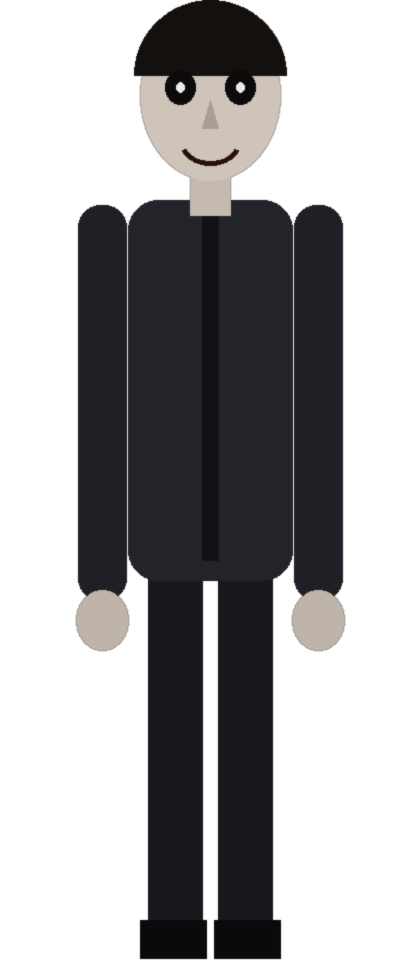
#> input picture tools/placeholder_person.png, 420 x 960 px
$ python make_character.py placeholder_person.png
#> lines starting #> are read from the running program, lines starting #| are printed output that depends on the picture; after the words box and inside, x2 and y2 are one past the last pixel; in counts of white or black regions, pixels touching at a corner belong together
#!/usr/bin/env python3
"""
make_character.py - turn a photo of a person into the Knocker's 3D model.

    python tools/make_character.py my_photo.png
    python tools/make_character.py my_photo.jpg --remove-bg        (needs: pip install rembg onnxruntime)

Input : a photo. Best is a full-body, front-facing photo with a transparent background
        (PNG). With --remove-bg the background is cut out automatically.
Output: (written straight into the mod's resources)
    assets/myknocker/textures/entity/knocker.png      the photo atlas (front + back + edge colour)
    assets/myknocker/geo/knocker.geo.json             3D model: the silhouette extruded into blocks
    assets/myknocker/animations/knocker.animation.json idle / walk / run / attack
    assets/myknocker/textures/gui/jumpscare.png       256x256 face used by the jumpscare
    src/main/java/com/myknocker/KnockerSize.java      hitbox that matches the model

How the model works: the cut-out figure is sliced into a grid; every row of the silhouette
becomes a few thin boxes. The FRONT of every box shows your photo, so the face is fully visible.
Boxes in the middle of the body are thicker than at the edges, so it looks rounded, not flat.
The back shows a darkened, blurred mirror image (nobody needs to see the back of your head).

Useful options:
    --height 2.4        character height in blocks
    --depth 7           maximum body thickness in model units (16 units = 1 block)
    --head 0.17         share of the image height that is the head (full body ~0.15-0.18;
                        for a portrait/bust photo use 0.45)
    --rows 96           vertical detail of the model (more rows = more boxes)
    --tex-height 768    texture height in pixels (face sharpness)
"""
import argparse
import json
import math
import os
import sys

import numpy as np
from PIL import Image, ImageEnhance, ImageFilter

ROOT = os.path.abspath(os.path.join(os.path.dirname(__file__), ".."))
RES = os.path.join(ROOT, "src", "main", "resources", "assets", "myknocker")
JAVA_SIZE = os.path.join(ROOT, "src", "main", "java", "com", "myknocker", "KnockerSize.java")


# --------------------------------------------------------------------------- image prep

def load_cutout(path, remove_bg):
    img = Image.open(path).convert("RGBA")
    alpha = np.array(img)[:, :, 3]
    has_transparency = (alpha < 250).mean() > 0.02
    if remove_bg or not has_transparency:
        try:
            from rembg import remove
        except ImportError:
            if remove_bg:
                sys.exit("rembg is not installed: pip install rembg onnxruntime")
            sys.exit("The image has no transparent background. Either cut the background out first "
                     "(PNG with transparency), or run again with --remove-bg "
                     "(pip install rembg onnxruntime).")
        img = remove(img).convert("RGBA")
    return img


def crop_to_figure(img, pad=0.02):
    a = np.array(img)[:, :, 3]
    ys, xs = np.where(a > 40)
    if len(xs) == 0:
        sys.exit("The image is empty after background removal.")
    x0, x1, y0, y1 = xs.min(), xs.max() + 1, ys.min(), ys.max() + 1
    px = int((x1 - x0) * pad)
    py = int((y1 - y0) * pad)
    box = (max(0, x0 - px), max(0, y0 - py), min(img.width, x1 + px), min(img.height, y1 + py))
    return img.crop(box)


def clean_edges(img):
    """Hard alpha + 1px erosion + colour bleed so there is no halo around the figure."""
    arr = np.array(img).astype(np.uint8)
    alpha = Image.fromarray(arr[:, :, 3]).point(lambda v: 255 if v > 127 else 0)
    alpha = alpha.filter(ImageFilter.MinFilter(3))
    a = np.array(alpha)
    rgb = arr[:, :, :3].copy()
    # bleed colours of opaque pixels outward a few pixels (prevents dark outlines when sampled)
    solid = a > 0
    for _ in range(3):
        grown = rgb.copy()
        cnt = np.zeros(a.shape, dtype=np.int32)
        acc = np.zeros(rgb.shape, dtype=np.int32)
        for dy in (-1, 0, 1):
            for dx in (-1, 0, 1):
                if dx == 0 and dy == 0:
                    continue
                sh = np.roll(np.roll(solid, dy, 0), dx, 1)
                shc = np.roll(np.roll(rgb, dy, 0), dx, 1)
                acc += shc * sh[:, :, None]
                cnt += sh
        fill = (~solid) & (cnt > 0)
        grown[fill] = (acc[fill] / cnt[fill][:, None]).astype(np.uint8)
        rgb = grown
        solid = solid | fill
    out = np.dstack([rgb, a]).astype(np.uint8)
    return Image.fromarray(out, "RGBA")


# --------------------------------------------------------------------------- grid / depth

def coverage_grid(alpha_img, gx, gy):
    """Fraction of opaque pixels per grid cell."""
    mask = Image.fromarray(((np.array(alpha_img) > 127) * 255).astype(np.uint8))
    small = mask.resize((gx, gy), Image.BOX)
    return np.array(small).astype(np.float32) / 255.0


def chamfer_distance(occ):
    """Distance (in cells) from each occupied cell to the nearest empty cell."""
    h, w = occ.shape
    inf = 1e9
    d = np.where(occ, inf, 0.0).astype(np.float64)
    # pad with empty border so the outline counts as an edge
    p = np.zeros((h + 2, w + 2))
    p[1:-1, 1:-1] = d
    d = p
    for y in range(1, h + 1):
        for x in range(1, w + 1):
            if d[y, x] > 0:
                d[y, x] = min(d[y, x], d[y - 1, x] + 1, d[y, x - 1] + 1,
                              d[y - 1, x - 1] + 1.4, d[y - 1, x + 1] + 1.4)
    for y in range(h, 0, -1):
        for x in range(w, 0, -1):
            if d[y, x] > 0:
                d[y, x] = min(d[y, x], d[y + 1, x] + 1, d[y, x + 1] + 1,
                              d[y + 1, x + 1] + 1.4, d[y + 1, x - 1] + 1.4)
    return d[1:-1, 1:-1]


def build_runs(levels, head_rows):
    """
    levels: 2D int array, -1 = empty, 0..L-1 = depth level.
    Returns list of (bone, r0, r1, c0, c1, level) with horizontal runs merged and stacked vertically.
    """
    gy, gx = levels.shape
    finished = []
    active = {}
    for r in range(gy):
        bone = "head" if r < head_rows else "body"
        if r == head_rows:  # never merge across the neck
            finished.extend(active.values())
            active = {}
        cur = {}
        c = 0
        while c < gx:
            lv = levels[r, c]
            if lv < 0:
                c += 1
                continue
            c0 = c
            while c < gx and levels[r, c] == lv:
                c += 1
            cur[(c0, c, int(lv))] = None
        nxt = {}
        for key in cur:
            if key in active:
                run = active.pop(key)
                run[2] = r + 1  # extend r1
                nxt[key] = run
            else:
                nxt[key] = [bone, r, r + 1, key[0], key[1], key[2]]
        finished.extend(active.values())
        active = nxt
    finished.extend(active.values())
    return [tuple(x) for x in finished]


# --------------------------------------------------------------------------- outputs

def make_atlas(front, side_rgb):
    """front on top, back (blurred, darkened mirror) below, a 3x3 edge-colour block at the very bottom."""
    tw, th = front.size
    back = front.transpose(Image.FLIP_LEFT_RIGHT)
    rgb = back.convert("RGB").filter(ImageFilter.GaussianBlur(max(2, th // 120)))
    rgb = ImageEnhance.Brightness(rgb).enhance(0.45)
    rgb = ImageEnhance.Color(rgb).enhance(0.6)
    back = Image.merge("RGBA", (*rgb.split(), back.split()[3]))
    atlas = Image.new("RGBA", (max(tw, 3), th * 2 + 3), (0, 0, 0, 0))
    atlas.paste(front, (0, 0))
    atlas.paste(back, (0, th))
    block = Image.new("RGBA", (3, 3), side_rgb + (255,))
    atlas.paste(block, (0, th * 2))
    return atlas


def face_crop(front, head_frac):
    tw, th = front.size
    head = front.crop((0, 0, tw, max(8, int(th * head_frac * 1.15))))
    a = np.array(head)[:, :, 3]
    ys, xs = np.where(a > 127)
    if len(xs) == 0:
        head = front
        a = np.array(head)[:, :, 3]
        ys, xs = np.where(a > 127)
    x0, x1, y0, y1 = xs.min(), xs.max() + 1, ys.min(), ys.max() + 1
    cx, cy = (x0 + x1) / 2, (y0 + y1) / 2
    side = max(x1 - x0, y1 - y0) * 1.25
    box = (int(cx - side / 2), int(cy - side / 2), int(cx + side / 2), int(cy + side / 2))
    face = Image.new("RGBA", (int(side), int(side)), (0, 0, 0, 0))
    face.paste(head, (-box[0], -box[1]))
    face = face.resize((256, 256), Image.LANCZOS)
    rgb = ImageEnhance.Contrast(face.convert("RGB")).enhance(1.25)
    rgb = ImageEnhance.Brightness(rgb).enhance(0.9)
    # vignette
    yy, xx = np.mgrid[0:256, 0:256]
    v = 1.0 - 0.55 * np.clip(np.hypot(xx - 128, yy - 128) / 150.0, 0, 1) ** 2
    arr = (np.array(rgb).astype(np.float32) * v[:, :, None]).clip(0, 255).astype(np.uint8)
    out = Image.fromarray(arr, "RGB").convert("RGBA")
    out.putalpha(face.split()[3])
    return out


def r4(v):
    return round(float(v), 4)


def build_geo(runs, gx, gy, tw, th, wu, hu, depths, head_rows):
    cell_w, cell_h = wu / gx, hu / gy
    tex_cw, tex_ch = tw / gx, th / gy
    side_uv = {"uv": [1, th * 2 + 1], "uv_size": [1, 1]}
    head_cubes, body_cubes = [], []
    for bone, r0, r1, c0, c1, lv in runs:
        depth = depths[lv]
        u0, v0 = c0 * tex_cw, r0 * tex_ch
        uw, vh = (c1 - c0) * tex_cw, (r1 - r0) * tex_ch
        cube = {
            "origin": [r4(-wu / 2 + c0 * cell_w), r4(hu - r1 * cell_h), r4(-depth / 2)],
            "size": [r4((c1 - c0) * cell_w), r4((r1 - r0) * cell_h), r4(depth)],
            "uv": {
                "north": {"uv": [r4(u0), r4(v0)], "uv_size": [r4(uw), r4(vh)]},
                "south": {"uv": [r4((gx - c1) * tex_cw), r4(th + v0)], "uv_size": [r4(uw), r4(vh)]},
                "east": dict(side_uv), "west": dict(side_uv),
                "up": dict(side_uv), "down": dict(side_uv),
            },
        }
        (head_cubes if bone == "head" else body_cubes).append(cube)
    neck_y = r4(hu - head_rows * cell_h)
    bones = [
        {"name": "root", "pivot": [0, 0, 0]},
        {"name": "body", "parent": "root", "pivot": [0, 0, 0], "cubes": body_cubes},
        {"name": "head", "parent": "body", "pivot": [0, neck_y, 0], "cubes": head_cubes},
    ]
    return {
        "format_version": "1.12.0",
        "minecraft:geometry": [{
            "description": {
                "identifier": "geometry.knocker",
                "texture_width": tw,
                "texture_height": th * 2 + 3,
                "visible_bounds_width": r4(max(wu, hu) / 16 + 2),
                "visible_bounds_height": r4(hu / 16 + 2),
                "visible_bounds_offset": [0, r4(hu / 32), 0],
            },
            "bones": bones,
        }],
    }


def kf(values, length):
    """Evenly spaced keyframes: values is a list of [x,y,z]; first == last for loops."""
    n = len(values) - 1
    return {("%.4f" % (length * i / n)).rstrip("0").rstrip(".") if i else "0.0": v for i, v in enumerate(values)}


def build_animations(hu):
    """
    Sign-agnostic movements only (side rocking, bobbing, scaling, head twitches), so nothing
    looks wrong whichever way an axis points. Edit freely in Blockbench.
    """
    bob = hu / 16 * 0.55  # bobbing in model units, scaled with height
    return {
        "format_version": "1.8.0",
        "animations": {
            "idle": {
                "loop": True,
                "animation_length": 4.0,
                "bones": {
                    "body": {
                        "rotation": kf([[0, 0, 0], [0, 0, 0.8], [0, 0, 0], [0, 0, -0.8], [0, 0, 0]], 4.0),
                        "scale": kf([[1, 1, 1], [1, 1.008, 1], [1, 1, 1], [1, 1.008, 1], [1, 1, 1]], 4.0),
                    },
                    "head": {
                        "rotation": {
                            "0.0": [0, 0, 0], "1.2": [0, 0, 0], "1.3": [0, 6, 4], "2.2": [0, 6, 4],
                            "2.3": [0, -5, -3], "3.2": [0, -5, -3], "3.4": [0, 0, 0], "4.0": [0, 0, 0],
                        }
                    },
                },
            },
            "walk": {
                "loop": True,
                "animation_length": 1.0,
                "bones": {
                    "body": {
                        "position": kf([[0, 0, 0], [0, r4(bob), 0], [0, 0, 0], [0, r4(bob), 0], [0, 0, 0]], 1.0),
                        "rotation": kf([[0, 0, 0], [0, 0, 3], [0, 0, 0], [0, 0, -3], [0, 0, 0]], 1.0),
                    },
                    "head": {"rotation": kf([[0, 0, 0], [0, 0, -2], [0, 0, 0], [0, 0, 2], [0, 0, 0]], 1.0)},
                },
            },
            "run": {
                "loop": True,
                "animation_length": 0.5,
                "bones": {
                    "body": {
                        "position": kf([[0, 0, 0], [0, r4(bob * 2.2), 0], [0, 0, 0], [0, r4(bob * 2.2), 0], [0, 0, 0]], 0.5),
                        "rotation": kf([[0, 0, 0], [0, 0, 6], [0, 0, 0], [0, 0, -6], [0, 0, 0]], 0.5),
                    },
                    "head": {"rotation": kf([[0, 0, 0], [0, 4, -4], [0, 0, 0], [0, -4, 4], [0, 0, 0]], 0.5)},
                },
            },
            "attack": {
                "loop": False,
                "animation_length": 0.4,
                "bones": {
                    "body": {
                        "scale": {"0.0": [1, 1, 1], "0.12": [1.14, 1.14, 1.14], "0.4": [1, 1, 1]},
                        "rotation": {"0.0": [0, 0, 0], "0.1": [0, 0, 7], "0.25": [0, 0, -7], "0.4": [0, 0, 0]},
                    },
                    "head": {"rotation": {"0.0": [0, 0, 0], "0.1": [0, 14, 0], "0.25": [0, -14, 0], "0.4": [0, 0, 0]}},
                },
            },
        },
    }


def write_json(path, data, compact=False):
    os.makedirs(os.path.dirname(path), exist_ok=True)
    with open(path, "w", encoding="utf-8") as f:
        json.dump(data, f, ensure_ascii=False, separators=(",", ":") if compact else None,
                  indent=None if compact else 2)


def write_size_java(width, height):
    src = f"""package com.myknocker;

/**
 * Hitbox of the character (in blocks).
 * This file is rewritten automatically by tools/make_character.py when you change the photo,
 * but you can also edit the numbers by hand.
 */
public final class KnockerSize {{
    public static final float WIDTH = {width:.2f}F;
    public static final float HEIGHT = {height:.2f}F;

    private KnockerSize() {{
    }}
}}
"""
    with open(JAVA_SIZE, "w", encoding="utf-8") as f:
        f.write(src)


# [19 lines left out: function preview, not called in this run]


# --------------------------------------------------------------------------- main

def main():
    ap = argparse.ArgumentParser(description="Photo -> Knocker 3D model")
    ap.add_argument("photo")
    ap.add_argument("--remove-bg", action="store_true", help="cut the background out automatically (needs rembg)")
    ap.add_argument("--height", type=float, default=2.4, help="character height in blocks (default 2.4)")
    ap.add_argument("--depth", type=float, default=7.0, help="max thickness in model units, 16 = 1 block (default 7)")
    ap.add_argument("--head", type=float, default=0.17, help="head share of the image height (default 0.17)")
    ap.add_argument("--rows", type=int, default=96, help="vertical detail (default 96)")
    ap.add_argument("--tex-height", type=int, default=768, help="texture height in px (default 768)")
    ap.add_argument("--preview-dir", default=None, help="also write preview images here")
    args = ap.parse_args()

    img = load_cutout(args.photo, args.remove_bg)
#> in load_cutout, img is the input picture: PIL image 420x960 RGBA; mean R, G, B, A 19.1, 19, 20.4, 107
#> in load_cutout, `alpha = np.array(img)[:, :, 3]`:
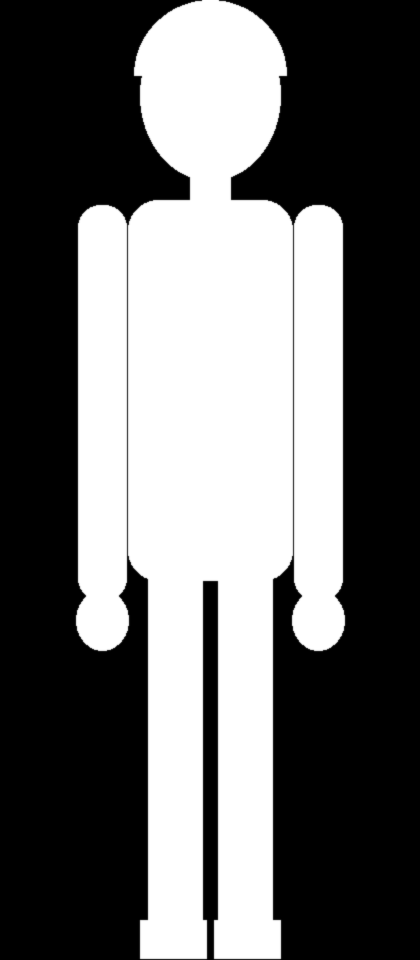
#> alpha: shape (960, 420); min 0, max 255, mean 107
#> in load_cutout, `has_transparency = (alpha < 250).mean() > 0.02`: has_transparency = True
    img = crop_to_figure(img)
#> in crop_to_figure, `x0, x1, y0, y1 = xs.min(), xs.max() + 1, ys.min(), ys.max() + 1`: x0 = 76; x1 = 345; y0 = 0; y1 = 960
#> in crop_to_figure, `px = int((x1 - x0) * pad)`: px = 5
#> in crop_to_figure, `py = int((y1 - y0) * pad)`: py = 19
#> in crop_to_figure, `box = (max(0, x0 - px), max(0, y0 - py), min(img.width, x1 + px), min(..`: box = (71, 0, 350, 960)
    aspect = img.width / img.height
#> aspect = 0.291

    th = max(64, args.tex_height)
    tw = max(16, int(round(th * aspect)))
#> tw = 223
    img = img.resize((tw, th), Image.LANCZOS)
#> img: PIL image 223x768 RGBA
    img = clean_edges(img)
#> in clean_edges, `alpha = Image.fromarray(arr[:, :, 3]).point(lambda v: 255 if v > 127 e..`:
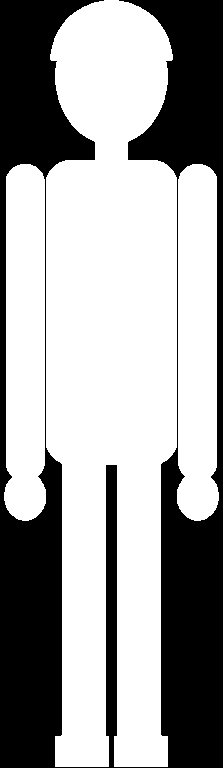
#> alpha: PIL image 223x768 L; 63% white; 1 black region, box (x1, y1, x2, y2) and area: (0, 0, 223, 768) 63327
#> in clean_edges, `alpha = alpha.filter(ImageFilter.MinFilter(3))`: alpha: PIL image 223x768 L; 60.5% white; 1 black region, box (x1, y1, x2, y2) and area: (0, 0, 223, 768) 67578
#> after the loop in clean_edges, `for _ in range(3):`:
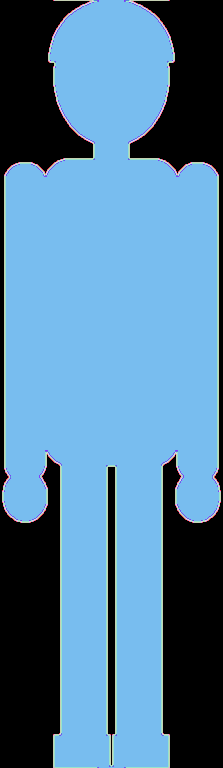
#> cnt: shape (768, 223) int32; 9 distinct labels, from 0 to 8; one colour per label, 0 black
#> after the loop in clean_edges, `for _ in range(3):`:
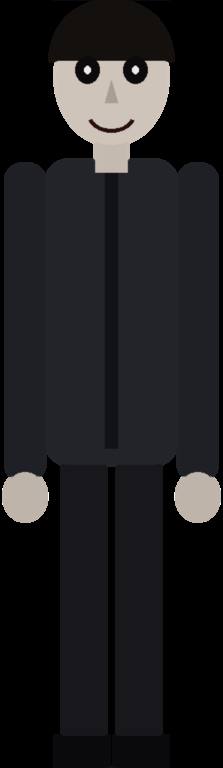
#> grown: shape (768, 223, 3); mean R, G, B 30.9, 30.7, 32.9
#> after the loop in clean_edges, `for _ in range(3):`: solid: shape (768, 223) bool; 67% white; 3 black regions, box (x1, y1, x2, y2) and area: (0, 0, 93, 768) 27294, (130, 0, 223, 768) 27294, (108, 467, 115, 765) 1900

    hu = args.height * 16.0
    wu = hu * aspect
#> wu = 11.16
    gy = max(24, args.rows)
    gx = max(8, int(round(gy * aspect)))
#> gx = 28

    cov = coverage_grid(img.split()[3], gx, gy)
    occ = cov > 0.12
#> occ: shape (96, 28) bool; 69.9% white; 6 black regions (2 under 20 px), largest, box (x1, y1, x2, y2) and area: (0, 57, 7, 96) 229, (21, 57, 28, 96) 229, (0, 0, 12, 23) 172, (16, 0, 28, 23) 172
    if occ.sum() < 20:
        sys.exit("Almost nothing is opaque in this image - check the background removal.")

    dist = chamfer_distance(occ)
#> in chamfer_distance, `h, w = occ.shape`: h = 96; w = 28
#> in chamfer_distance, `p[1:-1, 1:-1] = d`: p: shape (98, 30) float64; values 0 (black) and 1e+09 (white), 63.9% white; 1 black region, box (x1, y1, x2, y2) and area: (0, 0, 30, 98) 1060
    dref = 5.0
    L = 4
    t = np.sqrt(np.clip(dist / dref, 0, 1))
    levels = np.where(occ, np.rint(t * (L - 1)).astype(int), -1)
    dmin = max(1.5, args.depth * 0.25)
    depths = [dmin + (args.depth - dmin) * math.sqrt(i / (L - 1)) for i in range(L)]

    head_rows = int(round(gy * args.head))
    runs = build_runs(levels, head_rows)
#> in build_runs, `gy, gx = levels.shape`: gy = 96; gx = 28
#> after the loop in build_runs, `for r in range(gy):`: finished = 133 items, first 6: ['head', 0, 1, 11, 17, 1], ['head', 1, 2, 9, 11, 1], ['head', 1, 2, 11, 17, 2], ['head', 1, 2, 17, 19, 1], ['head', 2, 3, 8, 9, 1], ['head', 2, 3, 9, 19, 2]
#> runs = 134 items, first 6: ('head', 0, 1, 11, 17, 1), ('head', 1, 2, 9, 11, 1), ('head', 1, 2, 11, 17, 2), ('head', 1, 2, 17, 19, 1), ('head', 2, 3, 8, 9, 1), ('head', 2, 3, 9, 19, 2)

    arr = np.array(img)
    opaque = arr[:, :, 3] > 127
    avg = arr[:, :, :3][opaque].mean(axis=0) * 0.5
#> avg = [22.66, 22.57, 24.21]
    side_rgb = tuple(int(v) for v in avg)
#> side_rgb = (22, 22, 24)

    atlas = make_atlas(img, side_rgb)
#> in make_atlas, `atlas = Image.new("RGBA", (max(tw, 3), th * 2 + 3), (0, 0, 0, 0))`: atlas: PIL image 223x1539 RGBA; every value is 0
#> in make_atlas, `atlas.paste(back, (0, th))`:
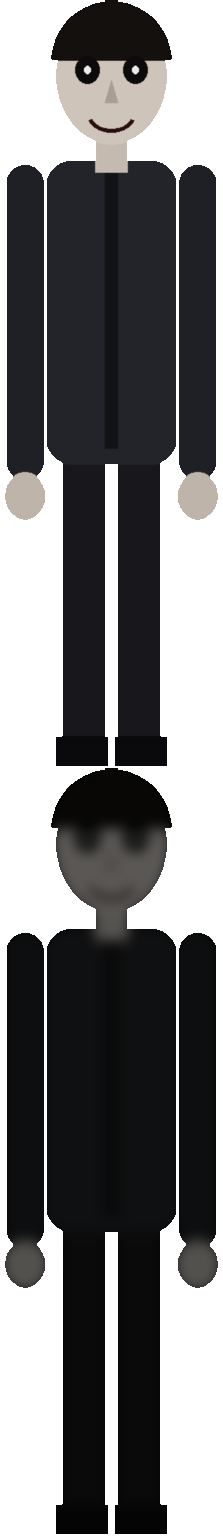
#> atlas: PIL image 223x1539 RGBA; mean R, G, B, A 22.1, 22, 23.2, 154.1; transparent parts drawn white
    geo = build_geo(runs, gx, gy, atlas.width, th, wu, hu, depths, head_rows)
#> the loop in build_geo, `for bone, r0, r1, c0, c1, lv in runs:` made 134 passes
#> (bone, r0, r1, c0, c1, lv, depth, u0) on passes 1 to 12: ('head', 0, 1, 11, 17, 1, 4.78, 87.61), ('head', 1, 2, 9, 11, 1, 4.78, 71.68), ('head', 1, 2, 11, 17, 2, 6.04, 87.61), ('head', 1, 2, 17, 19, 1, 4.78, 135.4), ('head', 2, 3, 8, 9, 1, 4.78, 63.71), ('head', 2, 3, 9, 19, 2, 6.04, 71.68), ('head', 2, 3, 19, 20, 1, 4.78, 151.3), ('head', 3, 4, 8, 12, 2, 6.04, 63.71), ('head', 3, 4, 12, 16, 3, 7, 95.57), ('head', 3, 4, 16, 20, 2, 6.04, 127.4), ('head', 3, 5, 7, 8, 1, 4.78, 55.75), ('head', 4, 5, 8, 10, 2, 6.04, 63.71)
#> geo = 2 items
    geo["minecraft:geometry"][0]["description"]["texture_width"] = atlas.width

    os.makedirs(os.path.join(RES, "textures", "entity"), exist_ok=True)
    os.makedirs(os.path.join(RES, "textures", "gui"), exist_ok=True)
    atlas.save(os.path.join(RES, "textures", "entity", "knocker.png"))
    face_crop(img, args.head).save(os.path.join(RES, "textures", "gui", "jumpscare.png"))
#> in face_crop, `a = np.array(head)[:, :, 3]`:
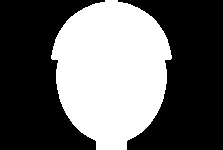
#> a: shape (150, 223); 39.9% white; 1 white region, box (x1, y1, x2, y2) and area: (51, 0, 172, 150) 13352
#> in face_crop, `ys, xs = np.where(a > 127)`: ys = 13352 values from 0 to 149; xs = 13352 values, max 171 at index 5041, min 51 at index 4921, mean 111
#> in face_crop, `x0, x1, y0, y1 = xs.min(), xs.max() + 1, ys.min(), ys.max() + 1`: x0 = 51; x1 = 172; y0 = 0; y1 = 150
#> in face_crop, `cx, cy = (x0 + x1) / 2, (y0 + y1) / 2`: cx = 111.5; cy = 75
#> in face_crop, `side = max(x1 - x0, y1 - y0) * 1.25`: side = 187.5
#> in face_crop, `box = (int(cx - side / 2), int(cy - side / 2), int(cx + side / 2), int..`: box = (17, -18, 205, 168)
#> in face_crop, `face = Image.new("RGBA", (int(side), int(side)), (0, 0, 0, 0))`: face: PIL image 187x187 RGBA; every value is 0
#> in face_crop, `out.putalpha(face.split()[3])`:
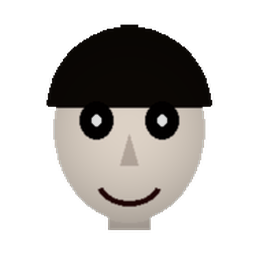
#> out: PIL image 256x256 RGBA; mean R, G, B, A 41.9, 39.1, 36.6, 97.4; transparent parts drawn white
    write_json(os.path.join(RES, "geo", "knocker.geo.json"), geo)
    write_json(os.path.join(RES, "animations", "knocker.animation.json"), build_animations(hu))

    hit_w = min(1.2, max(0.6, wu / 16 * 0.55))
#> hit_w = 0.6
    write_size_java(hit_w, args.height)

    if args.preview_dir:
        os.makedirs(args.preview_dir, exist_ok=True)
        preview(runs, gx, gy, wu, hu, depths, args.preview_dir)

    print(f"Figure: {img.width}x{img.height}px  |  grid {gx}x{gy}  |  boxes: {len(runs)}")
#| Figure: 223x768px  |  grid 28x96  |  boxes: 134
    print(f"Model size: {wu / 16:.2f} x {args.height:.2f} blocks, hitbox {hit_w:.2f} x {args.height:.2f}")
#| Model size: 0.70 x 2.40 blocks, hitbox 0.60 x 2.40
    print(f"Atlas: {atlas.width}x{atlas.height}px")
#| Atlas: 223x1539px
    if len(runs) > 1500:
        print("WARNING: many boxes - lower --rows if the game stutters.")
    print("Done. Rebuild the mod (gradle build) to get the new .jar.")


if __name__ == "__main__":
    main()
